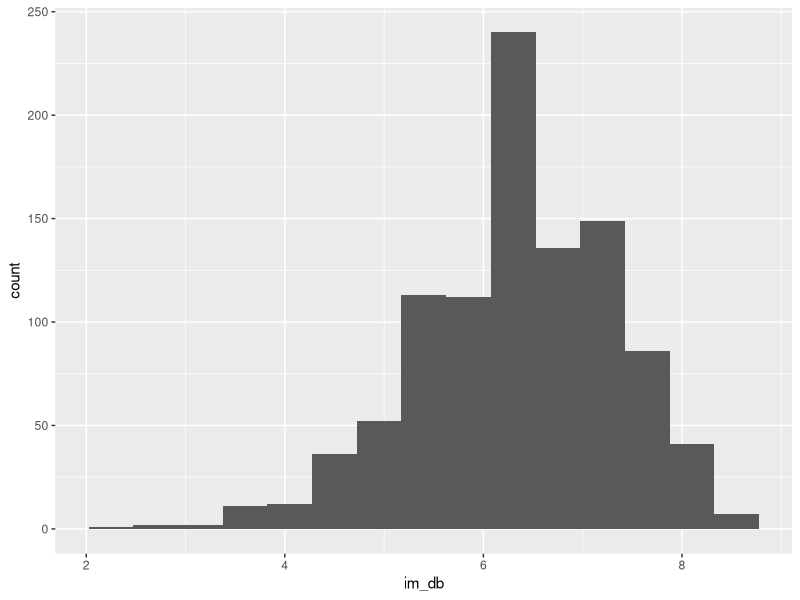
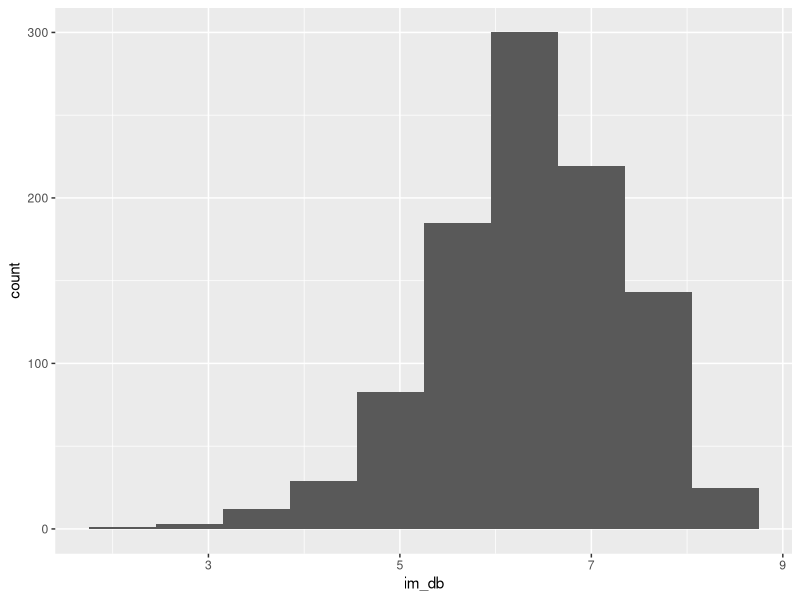
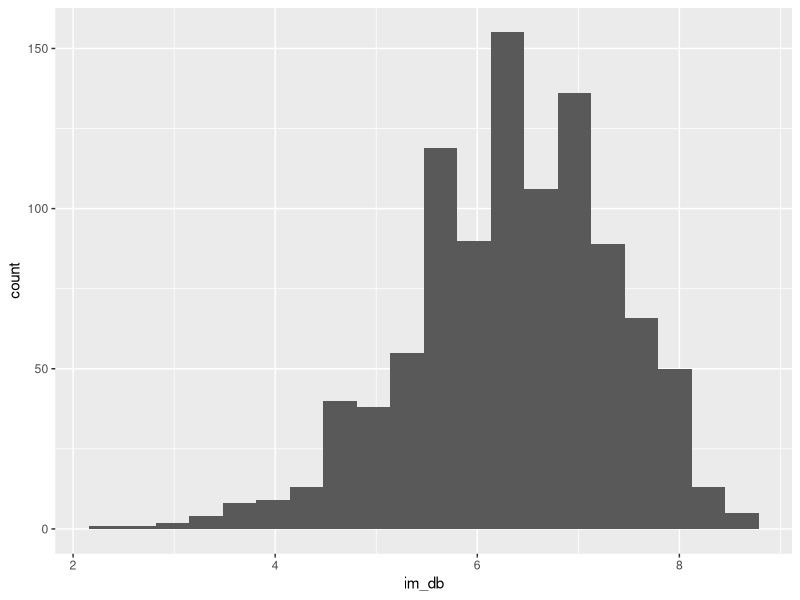
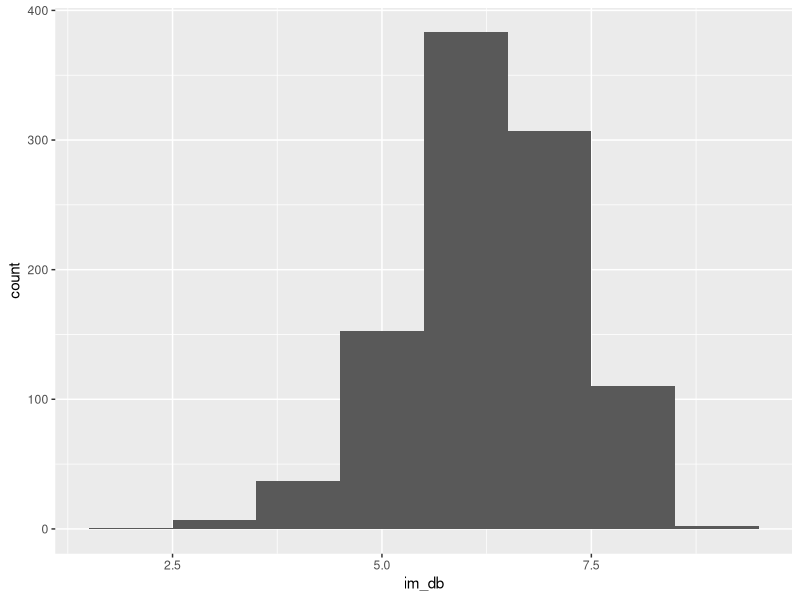
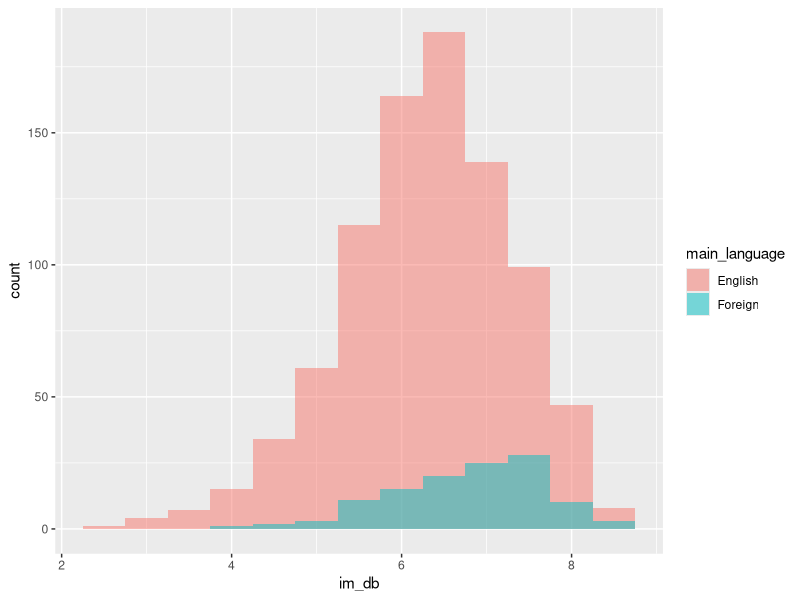
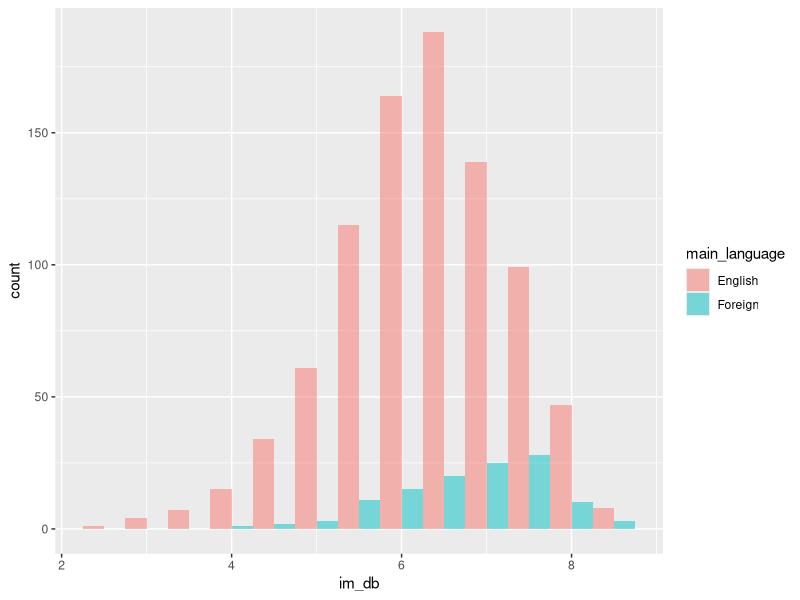
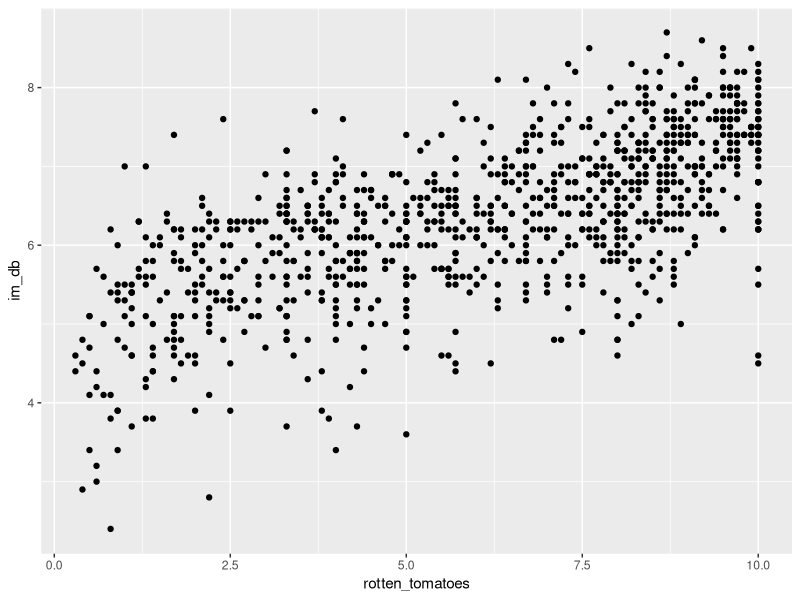
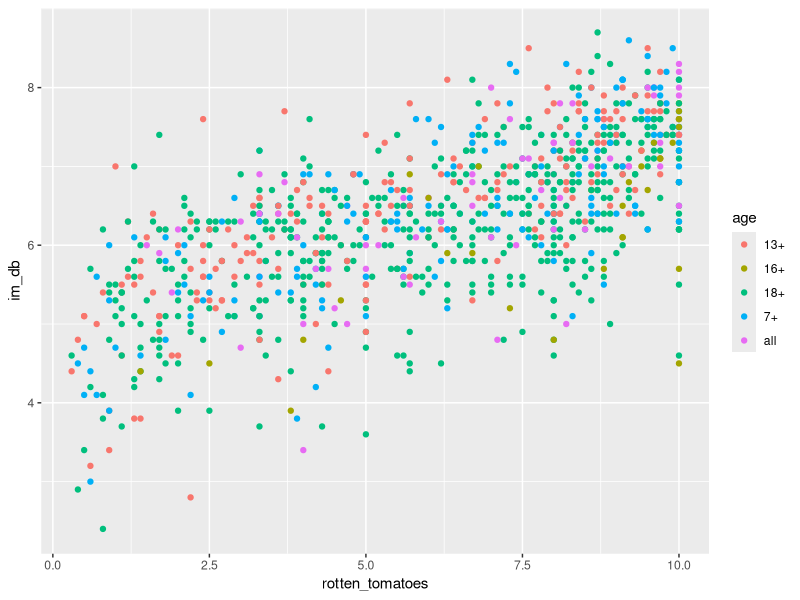

R code for these plots, in order:
## ---- chunk 1
# DO NOT ALTER CODE IN THIS CHUNK
# Set knitr options
knitr::opts_chunk$set(
  echo = TRUE, eval = TRUE, fig.width = 5,
  fig.asp = 0.618, out.width = "80%", dpi = 120,
  fig.align = "center", cache = FALSE
)
# Load packages
suppressPackageStartupMessages(library(tidyverse))
# Load dataset
streaming <- read_csv("streaming.csv")
## ---- chunk 2
ggplot(data = streaming) +
  geom_histogram(mapping = aes(x = im_db), bins = 15)
## ---- chunk 3
ggplot(data = streaming) +
  geom_histogram(mapping = aes(x = im_db), bins = 10)
ggplot(data = streaming) +
  geom_histogram(mapping = aes(x = im_db), bins = 20)
## ---- chunk 4
ggplot(data = streaming) +
  geom_histogram(mapping = aes(x = im_db), binwidth = 1)
## ---- chunk 5
ggplot(data = streaming) +
  geom_histogram(
    mapping=aes(x = im_db, fill = main_language), binwidth = 0.5, alpha = 0.5,
    position = "identity"
  )
## ---- chunk 6
ggplot(data = streaming) +
  geom_histogram(
    mapping=aes(x = im_db, fill = main_language), binwidth = 0.5, alpha = 0.5,
    position = "dodge"
  )
## ---- chunk 7
ggplot(data = streaming) +
  geom_point(mapping = aes(x = rotten_tomatoes, y = im_db))
## ---- chunk 8
ggplot(data = streaming) +
  geom_point(mapping = aes(x = rotten_tomatoes, y = im_db, color = age))
## ---- chunk 9
ggplot(data = streaming) +
  geom_point(mapping = aes(x = rotten_tomatoes, y = im_db)) +
  facet_grid(. ~ streaming)
## ---- chunk 10
ggplot(data = streaming) +
  geom_point(mapping = aes(x = rotten_tomatoes, y = im_db)) +
  facet_grid(streaming ~ .)
## ---- chunk 11
ggplot(data = streaming) +
  geom_point(mapping = aes(x = rotten_tomatoes, y = im_db)) +
  geom_smooth(mapping = aes(x = rotten_tomatoes, y = im_db), method = "lm")
## ---- chunk 12
ggplot(data = streaming) +
  geom_point(mapping = aes(x = rotten_tomatoes, y = im_db, size = 2)) +
  geom_smooth(mapping = aes(x = rotten_tomatoes, y = im_db), method = "lm") +
labs(
  title = "Scatterplot of IMDB vs Rotten Tomatoes Rating",
  x = "Rotten Tomatoes Rating",
  y = "IMDB Rating"
)
